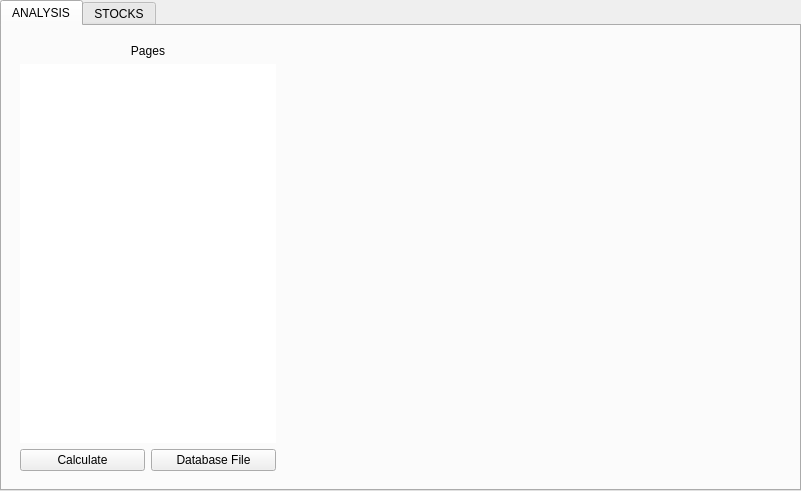
<?xml version="1.0" encoding="UTF-8"?>
<ui version="4.0">
 <class>MainWindow</class>
 <widget class="QMainWindow" name="MainWindow">
  <property name="geometry">
   <rect>
    <x>0</x>
    <y>0</y>
    <width>801</width>
    <height>491</height>
   </rect>
  </property>
  <property name="sizePolicy">
   <sizepolicy hsizetype="Preferred" vsizetype="Preferred">
    <horstretch>0</horstretch>
    <verstretch>0</verstretch>
   </sizepolicy>
  </property>
  <property name="windowTitle">
   <string>Stocks</string>
  </property>
  <property name="documentMode">
   <bool>false</bool>
  </property>
  <widget class="QWidget" name="centralwidget">
   <property name="sizePolicy">
    <sizepolicy hsizetype="Preferred" vsizetype="Preferred">
     <horstretch>0</horstretch>
     <verstretch>0</verstretch>
    </sizepolicy>
   </property>
   <layout class="QHBoxLayout" name="horizontalLayout">
    <property name="sizeConstraint">
     <enum>QLayout::SetMinimumSize</enum>
    </property>
    <property name="leftMargin">
     <number>0</number>
    </property>
    <property name="topMargin">
     <number>0</number>
    </property>
    <property name="rightMargin">
     <number>0</number>
    </property>
    <property name="bottomMargin">
     <number>0</number>
    </property>
    <item>
     <widget class="QTabWidget" name="tab_widget">
      <property name="tabPosition">
       <enum>QTabWidget::North</enum>
      </property>
      <property name="tabShape">
       <enum>QTabWidget::Rounded</enum>
      </property>
      <property name="currentIndex">
       <number>0</number>
      </property>
      <property name="documentMode">
       <bool>false</bool>
      </property>
      <widget class="QWidget" name="tab_analysis">
       <attribute name="title">
        <string>ANALYSIS</string>
       </attribute>
       <layout class="QGridLayout" name="gridLayout_7">
        <item row="0" column="0">
         <widget class="QFrame" name="frame_analysis_pages">
          <property name="sizePolicy">
           <sizepolicy hsizetype="Fixed" vsizetype="MinimumExpanding">
            <horstretch>0</horstretch>
            <verstretch>0</verstretch>
           </sizepolicy>
          </property>
          <property name="frameShape">
           <enum>QFrame::NoFrame</enum>
          </property>
          <property name="frameShadow">
           <enum>QFrame::Plain</enum>
          </property>
          <layout class="QGridLayout" name="gridLayout_4">
           <item row="0" column="0" colspan="2">
            <widget class="QLabel" name="label_2">
             <property name="sizePolicy">
              <sizepolicy hsizetype="Preferred" vsizetype="Fixed">
               <horstretch>0</horstretch>
               <verstretch>0</verstretch>
              </sizepolicy>
             </property>
             <property name="text">
              <string>Pages</string>
             </property>
             <property name="alignment">
              <set>Qt::AlignCenter</set>
             </property>
            </widget>
           </item>
           <item row="1" column="0" colspan="2">
            <widget class="QListWidget" name="listwidget_analysis">
             <property name="frameShape">
              <enum>QFrame::NoFrame</enum>
             </property>
             <property name="frameShadow">
              <enum>QFrame::Plain</enum>
             </property>
             <property name="editTriggers">
              <set>QAbstractItemView::DoubleClicked|QAbstractItemView::EditKeyPressed</set>
             </property>
             <property name="showDropIndicator" stdset="0">
              <bool>false</bool>
             </property>
            </widget>
           </item>
           <item row="3" column="0">
            <widget class="QPushButton" name="button_run_analysis">
             <property name="sizePolicy">
              <sizepolicy hsizetype="Minimum" vsizetype="Fixed">
               <horstretch>0</horstretch>
               <verstretch>0</verstretch>
              </sizepolicy>
             </property>
             <property name="text">
              <string>Calculate</string>
             </property>
            </widget>
           </item>
           <item row="3" column="1">
            <widget class="QPushButton" name="button_database_file">
             <property name="sizePolicy">
              <sizepolicy hsizetype="Minimum" vsizetype="Fixed">
               <horstretch>0</horstretch>
               <verstretch>0</verstretch>
              </sizepolicy>
             </property>
             <property name="text">
              <string>Database File</string>
             </property>
            </widget>
           </item>
          </layout>
         </widget>
        </item>
        <item row="0" column="1">
         <widget class="QStackedWidget" name="stackedwidget_analysis"/>
        </item>
       </layout>
      </widget>
      <widget class="QWidget" name="tab_stocks">
       <property name="accessibleName">
        <string/>
       </property>
       <attribute name="title">
        <string>STOCKS</string>
       </attribute>
       <layout class="QGridLayout" name="gridLayout_3">
        <item row="0" column="0">
         <widget class="QFrame" name="frame_table_selection_stocks">
          <property name="sizePolicy">
           <sizepolicy hsizetype="Fixed" vsizetype="MinimumExpanding">
            <horstretch>0</horstretch>
            <verstretch>0</verstretch>
           </sizepolicy>
          </property>
          <property name="frameShape">
           <enum>QFrame::NoFrame</enum>
          </property>
          <property name="frameShadow">
           <enum>QFrame::Plain</enum>
          </property>
          <layout class="QGridLayout" name="gridLayout_2">
           <item row="6" column="0">
            <widget class="QPushButton" name="button_clear_table">
             <property name="text">
              <string>Clear</string>
             </property>
            </widget>
           </item>
           <item row="3" column="0" colspan="2">
            <widget class="QListWidget" name="listwidget_tables_stocks">
             <property name="frameShape">
              <enum>QFrame::NoFrame</enum>
             </property>
             <property name="frameShadow">
              <enum>QFrame::Plain</enum>
             </property>
             <property name="editTriggers">
              <set>QAbstractItemView::DoubleClicked|QAbstractItemView::EditKeyPressed</set>
             </property>
             <property name="showDropIndicator" stdset="0">
              <bool>false</bool>
             </property>
            </widget>
           </item>
           <item row="0" column="0" colspan="2">
            <widget class="QLabel" name="label">
             <property name="sizePolicy">
              <sizepolicy hsizetype="Preferred" vsizetype="Fixed">
               <horstretch>0</horstretch>
               <verstretch>0</verstretch>
              </sizepolicy>
             </property>
             <property name="text">
              <string>Tables</string>
             </property>
             <property name="alignment">
              <set>Qt::AlignCenter</set>
             </property>
            </widget>
           </item>
           <item row="6" column="1">
            <widget class="QPushButton" name="button_remove_table">
             <property name="sizePolicy">
              <sizepolicy hsizetype="Minimum" vsizetype="Fixed">
               <horstretch>0</horstretch>
               <verstretch>0</verstretch>
              </sizepolicy>
             </property>
             <property name="text">
              <string>Remove</string>
             </property>
            </widget>
           </item>
           <item row="5" column="1">
            <widget class="QPushButton" name="button_save_table">
             <property name="sizePolicy">
              <sizepolicy hsizetype="Minimum" vsizetype="Fixed">
               <horstretch>0</horstretch>
               <verstretch>0</verstretch>
              </sizepolicy>
             </property>
             <property name="text">
              <string>Save</string>
             </property>
            </widget>
           </item>
           <item row="4" column="0" colspan="2">
            <widget class="QPushButton" name="button_add_table">
             <property name="sizePolicy">
              <sizepolicy hsizetype="Minimum" vsizetype="Fixed">
               <horstretch>0</horstretch>
               <verstretch>0</verstretch>
              </sizepolicy>
             </property>
             <property name="text">
              <string>Add</string>
             </property>
            </widget>
           </item>
           <item row="5" column="0">
            <widget class="QPushButton" name="button_calculate_table">
             <property name="text">
              <string>Calculate</string>
             </property>
            </widget>
           </item>
          </layout>
         </widget>
        </item>
        <item row="0" column="1">
         <widget class="QStackedWidget" name="stackedwidget_stocks">
          <property name="sizePolicy">
           <sizepolicy hsizetype="MinimumExpanding" vsizetype="MinimumExpanding">
            <horstretch>0</horstretch>
            <verstretch>0</verstretch>
           </sizepolicy>
          </property>
         </widget>
        </item>
       </layout>
      </widget>
     </widget>
    </item>
   </layout>
  </widget>
 </widget>
 <resources/>
 <connections/>
</ui>
